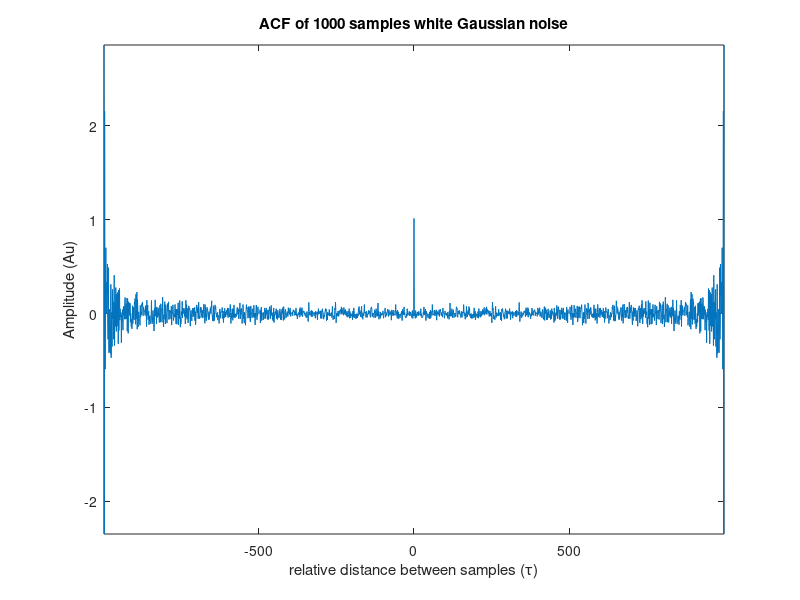
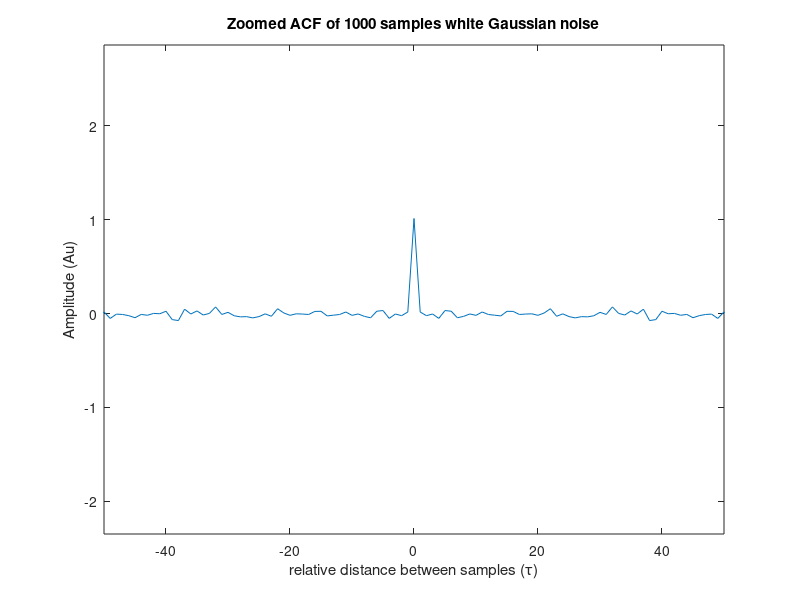
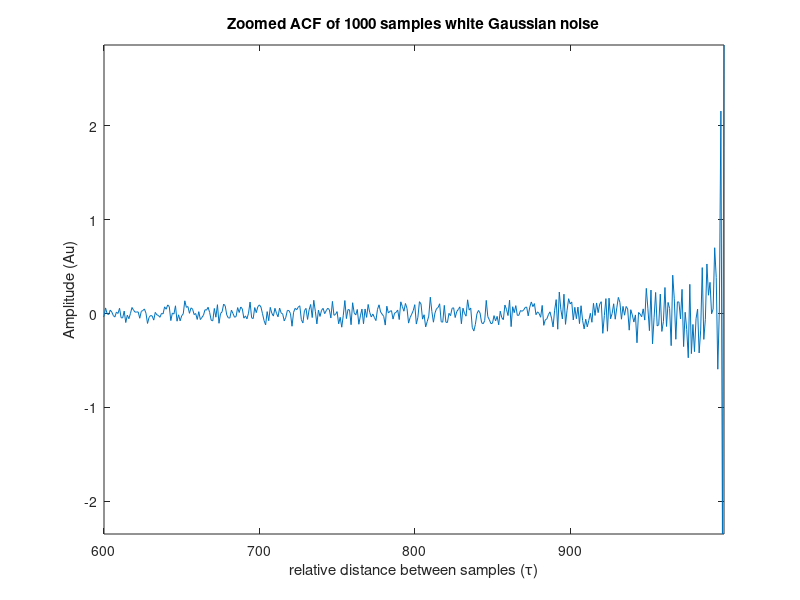
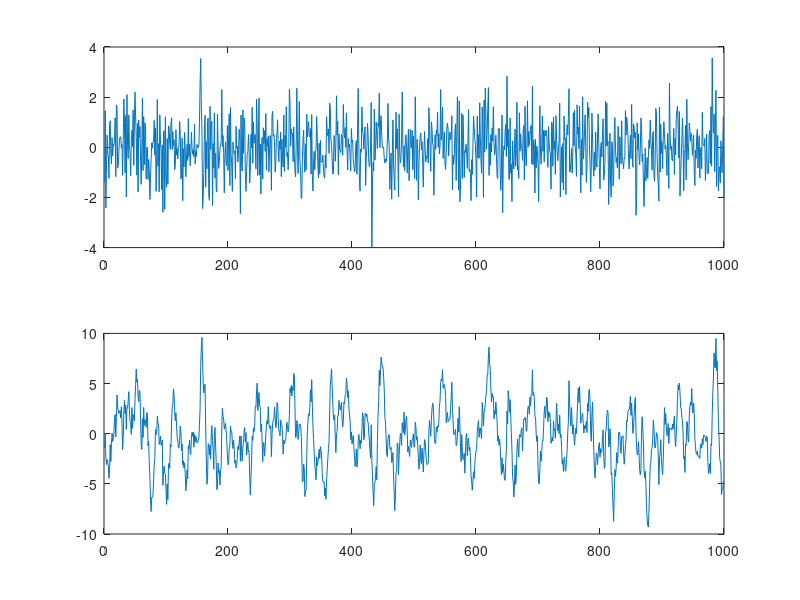

These figures' MATLAB source, in order:
%% Noise set up
clear all
wnoise = randn(1, 1000);

[acf, lags] = xcorr(wnoise, 'unbiased');

%% Part 1
plot(lags, acf);
title('ACF of 1000 samples white Gaussian noise')
ylabel('Amplitude (Au)')
xlabel('relative distance between samples ({\tau})')
axis([-999 999 -inf inf])
%stem(lags, acf);

%% Part 2
figure()
plot(lags, acf);
title('Zoomed ACF of 1000 samples white Gaussian noise')
ylabel('Amplitude (Au)')
xlabel('relative distance between samples ({\tau})')
axis([-50 50 -inf inf])

figure()
plot(lags, acf);
title('Zoomed ACF of 1000 samples white Gaussian noise')
ylabel('Amplitude (Au)')
xlabel('relative distance between samples ({\tau})')
axis([600 inf -inf inf])

%% Part 4
filtered_wnoise = filter(1*ones(9,1), [1], wnoise);

%% Part 4 plot filtered noise
figure()
subplot(2, 1, 1)
plot(1:1000, wnoise)
subplot(2, 1, 2)
plot(1:1000, filtered_wnoise)

%% Part 4 plot filtered noise ACF
[f_acf, f_lags] = xcorr(filtered_wnoise, 'unbiased');
figure()
stem(f_lags, f_acf);
title('Autocorrelation function of filtered white Gaussian noise')
ylabel('Amplitude (Au)')
xlabel('relative distance between samples ({\tau})')
axis([-20 20 -inf inf])
% xlim([-20 20])

